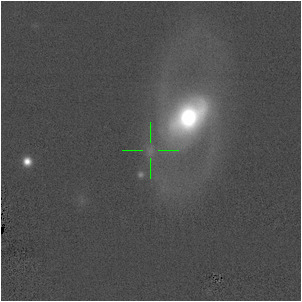
#> input picture test-image.jpg, 302 x 302 px
$ python snh.py test-image.jpg   (older library calls are emulated)
#> lines starting #> are read from the running program, lines starting #| are printed output that depends on the picture; pictures that were not available may be replaced by others from this repository, and a replacement may not be noted
import sys
import scipy.misc
from matplotlib import cm
from PIL import Image


#Parse command line arguments
filename = sys.argv[1]
basename = filename.split('.')


#Read input image
im = scipy.misc.imread(filename, flatten=True)
#> im: shape (302, 302) float32; min 0, max 255, mean 81.4

#Read crosshair overlay
overlay = Image.open("crosshair.png")
#> overlay is the input picture: PIL image 302x302 RGB; mean R, G, B 81.2, 81.5, 81.2
overlaycolor = Image.open("crosshaircolor.png")
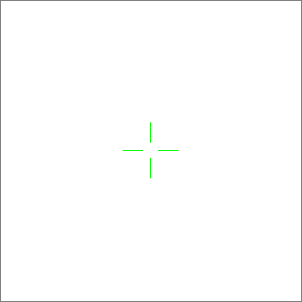
#> input picture crosshaircolor.png, 302 x 302 px
#> overlaycolor is the input picture: PIL image 302x302 RGBA; mean R, G, B, A 1.7, 1.9, 1.7, 3.6


#Apply gamma correction to linear image data from PANSTARRS
im = (im/255.)**(2.2)
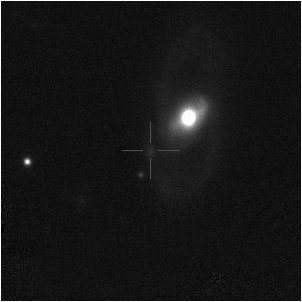
#> im: shape (302, 302) float32; min 0, max 1, mean 0.0926

#Apply perceptually uniform (CAM02UCS color space) and colorblindness-friendly colormap
#See https://bids.github.io/colormap/images/screenshots/option_a.png
#Generate grayscale version
imcm = Image.fromarray(cm.magma(im, bytes=True))
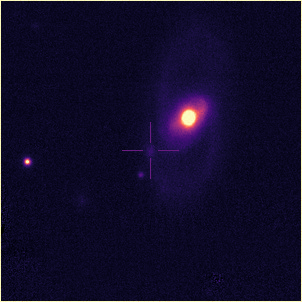
#> imcm: PIL image 302x302 RGBA; mean R, G, B, A 18.1, 13, 42.5, 255
imgs = Image.fromarray(cm.gray(im, bytes=True))

#Merge background with overlay
#> (the run stopped early here; a loop or call above may not have finished)
